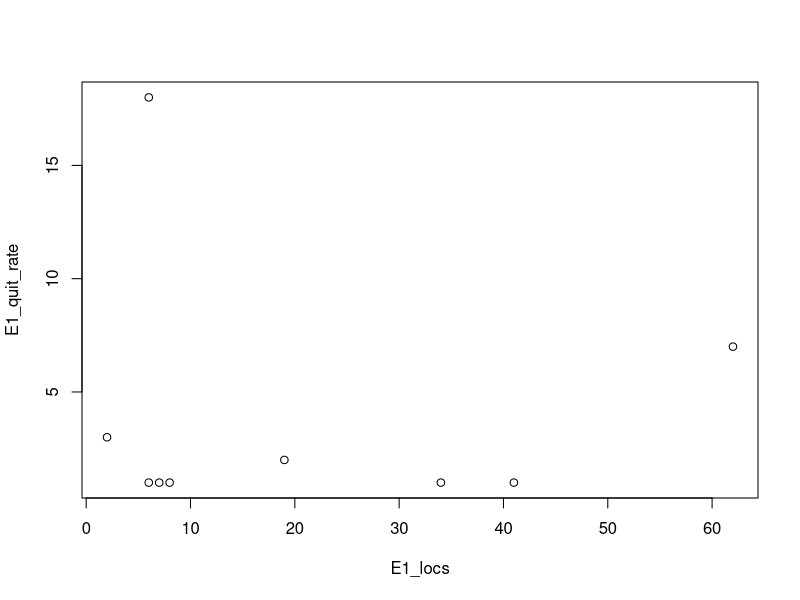
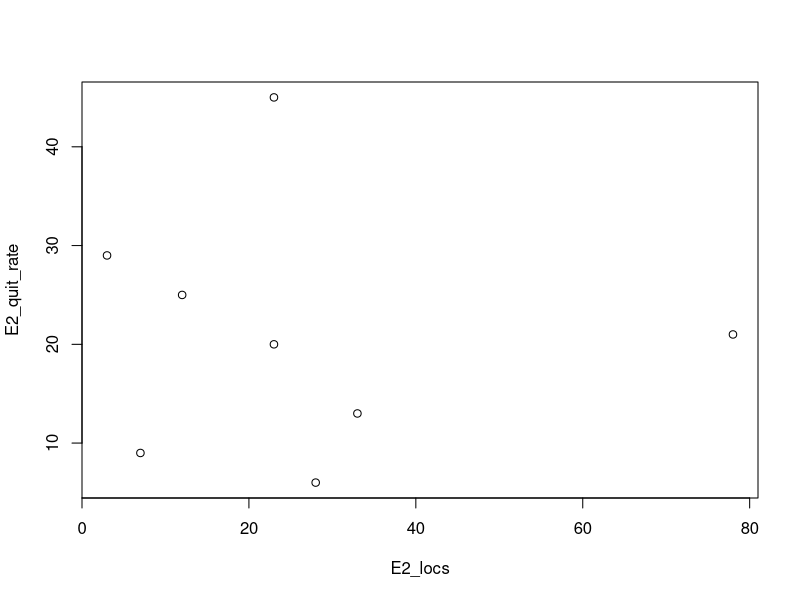

Generate these figures, in order, with R:
#Quit rate correlations (kendall-tau)
#No statistically significant correlations, even after removing outliers.

E1_locs <-  c(6,62,2,19,8,34,7,6,41)
E1_quit_rate <- c(18,7,3,2,1,1,1,1,1)

kendall_tau_1 <- cor.test(E1_locs,E1_quit_rate,method=c("kendall"))
kendall_tau_1

#z = -0.34731, p-value = 0.7284, tau = -0.09944903 

E2_locs <-  c(23,78,23,3,7,28,12,33)
E2_quit_rate <- c(45,21,20,29,9,6,25,13)

kendall_tau_2 <- cor.test(E2_locs,E2_quit_rate,method=c("kendall"))
kendall_tau_2

#z = -0.62338, p-value = 0.533, tau = -0.1818482

#Now removing outliers

plot(E1_locs,E1_quit_rate)
#remove dots (6,18) (62,7)

E1_locs <-  c(2,19,8,34,7,6,41)
E1_quit_rate <- c(3,2,1,1,1,1,1)

kendall_tau_1 <- cor.test(E1_locs,E1_quit_rate,method=c("kendall"))
kendall_tau_1

#z = -0.95059, p-value = 0.3418, tau = -0.3289758 

plot(E2_locs,E2_quit_rate)
#remove dots (23,45) (78,21)

E2_locs <-  c(23,3,7,28,12,33)
E2_quit_rate <- c(20,29,9,6,25,13)

kendall_tau_2 <- cor.test(E2_locs,E2_quit_rate,method=c("kendall"))
kendall_tau_2

#T = 4, p-value = 0.2722, tau = -0.4666667
